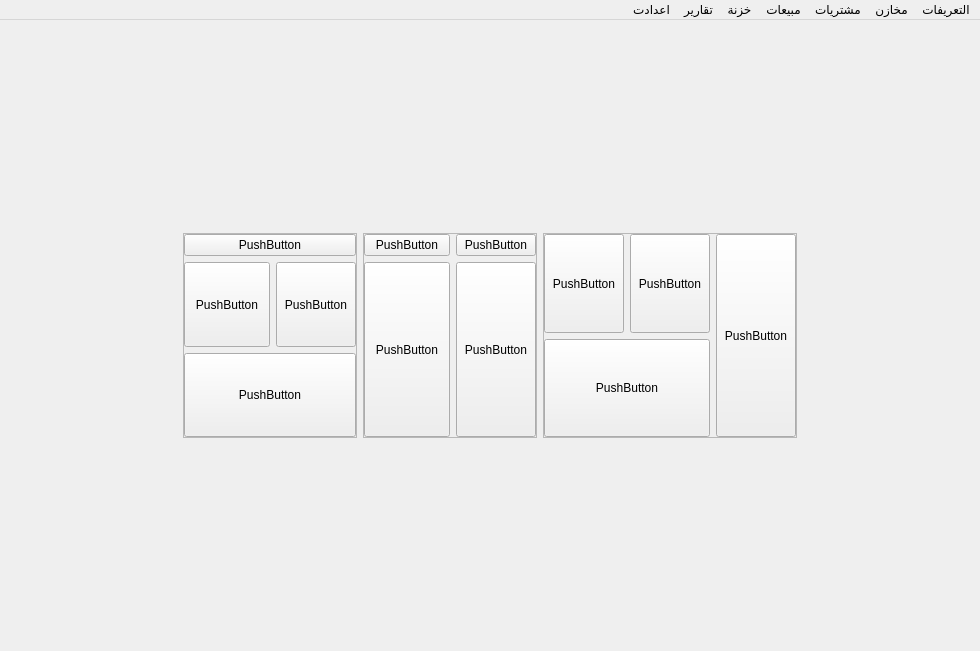
<?xml version="1.0" encoding="UTF-8"?>
<ui version="4.0">
 <class>MainWindow</class>
 <widget class="QMainWindow" name="MainWindow">
  <property name="geometry">
   <rect>
    <x>0</x>
    <y>0</y>
    <width>980</width>
    <height>651</height>
   </rect>
  </property>
  <property name="windowTitle">
   <string>IceStor</string>
  </property>
  <property name="layoutDirection">
   <enum>Qt::RightToLeft</enum>
  </property>
  <property name="autoFillBackground">
   <bool>false</bool>
  </property>
  <property name="styleSheet">
   <string notr="true">font: 12pt &quot;Cairo&quot;;</string>
  </property>
  <property name="locale">
   <locale language="Arabic" country="Egypt"/>
  </property>
  <widget class="QWidget" name="centralwidget">
   <property name="styleSheet">
    <string notr="true"/>
   </property>
   <layout class="QHBoxLayout" name="horizontalLayout">
    <property name="leftMargin">
     <number>0</number>
    </property>
    <property name="topMargin">
     <number>0</number>
    </property>
    <property name="rightMargin">
     <number>0</number>
    </property>
    <property name="bottomMargin">
     <number>0</number>
    </property>
    <item>
     <widget class="QStackedWidget" name="stacked">
      <property name="styleSheet">
       <string notr="true">#home_page{
	border-image: url(:/assets/images/bg_home.jpg);

}</string>
      </property>
      <property name="currentIndex">
       <number>0</number>
      </property>
      <widget class="QWidget" name="home_page">
       <layout class="QGridLayout" name="gridLayout_4">
        <item row="2" column="2">
         <spacer name="verticalSpacer">
          <property name="orientation">
           <enum>Qt::Vertical</enum>
          </property>
          <property name="sizeHint" stdset="0">
           <size>
            <width>20</width>
            <height>40</height>
           </size>
          </property>
         </spacer>
        </item>
        <item row="1" column="2">
         <widget class="QFrame" name="frame_3">
          <property name="frameShape">
           <enum>QFrame::StyledPanel</enum>
          </property>
          <property name="frameShadow">
           <enum>QFrame::Raised</enum>
          </property>
          <layout class="QGridLayout" name="gridLayout_3">
           <property name="leftMargin">
            <number>0</number>
           </property>
           <property name="topMargin">
            <number>0</number>
           </property>
           <property name="rightMargin">
            <number>0</number>
           </property>
           <property name="bottomMargin">
            <number>0</number>
           </property>
           <item row="0" column="0" rowspan="2" colspan="2">
            <widget class="QPushButton" name="pushButton_12">
             <property name="sizePolicy">
              <sizepolicy hsizetype="Expanding" vsizetype="Expanding">
               <horstretch>0</horstretch>
               <verstretch>0</verstretch>
              </sizepolicy>
             </property>
             <property name="text">
              <string>PushButton</string>
             </property>
            </widget>
           </item>
           <item row="2" column="0" colspan="2">
            <widget class="QPushButton" name="pushButton_10">
             <property name="sizePolicy">
              <sizepolicy hsizetype="Expanding" vsizetype="Expanding">
               <horstretch>0</horstretch>
               <verstretch>0</verstretch>
              </sizepolicy>
             </property>
             <property name="text">
              <string>PushButton</string>
             </property>
            </widget>
           </item>
           <item row="2" column="2">
            <widget class="QPushButton" name="pushButton_9">
             <property name="sizePolicy">
              <sizepolicy hsizetype="Expanding" vsizetype="Expanding">
               <horstretch>0</horstretch>
               <verstretch>0</verstretch>
              </sizepolicy>
             </property>
             <property name="text">
              <string>PushButton</string>
             </property>
            </widget>
           </item>
           <item row="0" column="2" rowspan="2">
            <widget class="QPushButton" name="pushButton_8">
             <property name="sizePolicy">
              <sizepolicy hsizetype="Expanding" vsizetype="Expanding">
               <horstretch>0</horstretch>
               <verstretch>0</verstretch>
              </sizepolicy>
             </property>
             <property name="text">
              <string>PushButton</string>
             </property>
            </widget>
           </item>
          </layout>
         </widget>
        </item>
        <item row="1" column="1">
         <widget class="QFrame" name="frame">
          <property name="frameShape">
           <enum>QFrame::StyledPanel</enum>
          </property>
          <property name="frameShadow">
           <enum>QFrame::Raised</enum>
          </property>
          <layout class="QGridLayout" name="gridLayout">
           <property name="leftMargin">
            <number>0</number>
           </property>
           <property name="topMargin">
            <number>0</number>
           </property>
           <property name="rightMargin">
            <number>0</number>
           </property>
           <property name="bottomMargin">
            <number>0</number>
           </property>
           <item row="0" column="2">
            <widget class="QPushButton" name="pushButton_3">
             <property name="sizePolicy">
              <sizepolicy hsizetype="Expanding" vsizetype="Expanding">
               <horstretch>0</horstretch>
               <verstretch>0</verstretch>
              </sizepolicy>
             </property>
             <property name="text">
              <string>PushButton</string>
             </property>
            </widget>
           </item>
           <item row="0" column="0" rowspan="2">
            <widget class="QPushButton" name="pushButton">
             <property name="sizePolicy">
              <sizepolicy hsizetype="Expanding" vsizetype="Expanding">
               <horstretch>0</horstretch>
               <verstretch>0</verstretch>
              </sizepolicy>
             </property>
             <property name="text">
              <string>PushButton</string>
             </property>
            </widget>
           </item>
           <item row="0" column="1">
            <widget class="QPushButton" name="pushButton_2">
             <property name="sizePolicy">
              <sizepolicy hsizetype="Expanding" vsizetype="Expanding">
               <horstretch>0</horstretch>
               <verstretch>0</verstretch>
              </sizepolicy>
             </property>
             <property name="text">
              <string>PushButton</string>
             </property>
            </widget>
           </item>
           <item row="1" column="1" colspan="2">
            <widget class="QPushButton" name="pushButton_4">
             <property name="sizePolicy">
              <sizepolicy hsizetype="Expanding" vsizetype="Expanding">
               <horstretch>0</horstretch>
               <verstretch>0</verstretch>
              </sizepolicy>
             </property>
             <property name="text">
              <string>PushButton</string>
             </property>
            </widget>
           </item>
          </layout>
         </widget>
        </item>
        <item row="1" column="3">
         <widget class="QFrame" name="frame_2">
          <property name="frameShape">
           <enum>QFrame::StyledPanel</enum>
          </property>
          <property name="frameShadow">
           <enum>QFrame::Raised</enum>
          </property>
          <layout class="QGridLayout" name="gridLayout_2">
           <property name="leftMargin">
            <number>0</number>
           </property>
           <property name="topMargin">
            <number>0</number>
           </property>
           <property name="rightMargin">
            <number>0</number>
           </property>
           <property name="bottomMargin">
            <number>0</number>
           </property>
           <item row="2" column="2">
            <widget class="QPushButton" name="pushButton_11">
             <property name="sizePolicy">
              <sizepolicy hsizetype="Expanding" vsizetype="Expanding">
               <horstretch>0</horstretch>
               <verstretch>0</verstretch>
              </sizepolicy>
             </property>
             <property name="text">
              <string>PushButton</string>
             </property>
            </widget>
           </item>
           <item row="2" column="0" colspan="2">
            <widget class="QPushButton" name="pushButton_5">
             <property name="sizePolicy">
              <sizepolicy hsizetype="Expanding" vsizetype="Expanding">
               <horstretch>0</horstretch>
               <verstretch>0</verstretch>
              </sizepolicy>
             </property>
             <property name="text">
              <string>PushButton</string>
             </property>
            </widget>
           </item>
           <item row="4" column="0" colspan="3">
            <widget class="QPushButton" name="pushButton_6">
             <property name="sizePolicy">
              <sizepolicy hsizetype="Expanding" vsizetype="Expanding">
               <horstretch>0</horstretch>
               <verstretch>0</verstretch>
              </sizepolicy>
             </property>
             <property name="text">
              <string>PushButton</string>
             </property>
            </widget>
           </item>
           <item row="0" column="0" rowspan="2" colspan="3">
            <widget class="QPushButton" name="pushButton_7">
             <property name="sizePolicy">
              <sizepolicy hsizetype="Expanding" vsizetype="Expanding">
               <horstretch>0</horstretch>
               <verstretch>0</verstretch>
              </sizepolicy>
             </property>
             <property name="text">
              <string>PushButton</string>
             </property>
            </widget>
           </item>
          </layout>
         </widget>
        </item>
        <item row="0" column="2">
         <spacer name="verticalSpacer_2">
          <property name="orientation">
           <enum>Qt::Vertical</enum>
          </property>
          <property name="sizeHint" stdset="0">
           <size>
            <width>20</width>
            <height>40</height>
           </size>
          </property>
         </spacer>
        </item>
        <item row="1" column="0">
         <spacer name="horizontalSpacer_3">
          <property name="orientation">
           <enum>Qt::Horizontal</enum>
          </property>
          <property name="sizeHint" stdset="0">
           <size>
            <width>40</width>
            <height>20</height>
           </size>
          </property>
         </spacer>
        </item>
        <item row="1" column="4">
         <spacer name="horizontalSpacer_4">
          <property name="orientation">
           <enum>Qt::Horizontal</enum>
          </property>
          <property name="sizeHint" stdset="0">
           <size>
            <width>40</width>
            <height>20</height>
           </size>
          </property>
         </spacer>
        </item>
       </layout>
      </widget>
      <widget class="CategoryController" name="category"/>
      <widget class="QWidget" name="items"/>
      <widget class="QWidget" name="Stores"/>
      <widget class="QWidget" name="units"/>
     </widget>
    </item>
   </layout>
  </widget>
  <widget class="QMenuBar" name="menuBar">
   <property name="geometry">
    <rect>
     <x>0</x>
     <y>0</y>
     <width>980</width>
     <height>36</height>
    </rect>
   </property>
   <property name="styleSheet">
    <string notr="true"/>
   </property>
   <property name="defaultUp">
    <bool>false</bool>
   </property>
   <widget class="QMenu" name="stores">
    <property name="tabletTracking">
     <bool>false</bool>
    </property>
    <property name="contextMenuPolicy">
     <enum>Qt::DefaultContextMenu</enum>
    </property>
    <property name="tearOffEnabled">
     <bool>false</bool>
    </property>
    <property name="title">
     <string>مخازن</string>
    </property>
    <property name="separatorsCollapsible">
     <bool>false</bool>
    </property>
    <property name="toolTipsVisible">
     <bool>false</bool>
    </property>
   </widget>
   <widget class="QMenu" name="purchases">
    <property name="title">
     <string>مشتريات</string>
    </property>
   </widget>
   <widget class="QMenu" name="sales">
    <property name="title">
     <string>مبيعات</string>
    </property>
   </widget>
   <widget class="QMenu" name="save">
    <property name="title">
     <string>خزنة</string>
    </property>
   </widget>
   <widget class="QMenu" name="setting">
    <property name="title">
     <string>اعدادت</string>
    </property>
   </widget>
   <widget class="QMenu" name="reports">
    <property name="title">
     <string>تقارير</string>
    </property>
   </widget>
   <widget class="QMenu" name="information">
    <property name="layoutDirection">
     <enum>Qt::LeftToRight</enum>
    </property>
    <property name="styleSheet">
     <string notr="true"/>
    </property>
    <property name="title">
     <string>التعريفات</string>
    </property>
   </widget>
   <addaction name="information"/>
   <addaction name="stores"/>
   <addaction name="purchases"/>
   <addaction name="sales"/>
   <addaction name="save"/>
   <addaction name="reports"/>
   <addaction name="setting"/>
  </widget>
 </widget>
 <customwidgets>
  <customwidget>
   <class>CategoryController</class>
   <extends>QWidget</extends>
   <header location="global">modules/categories/categorycontroller.h</header>
   <container>1</container>
  </customwidget>
 </customwidgets>
 <resources>
  <include location="../../../Resorces.qrc"/>
 </resources>
 <connections/>
</ui>
